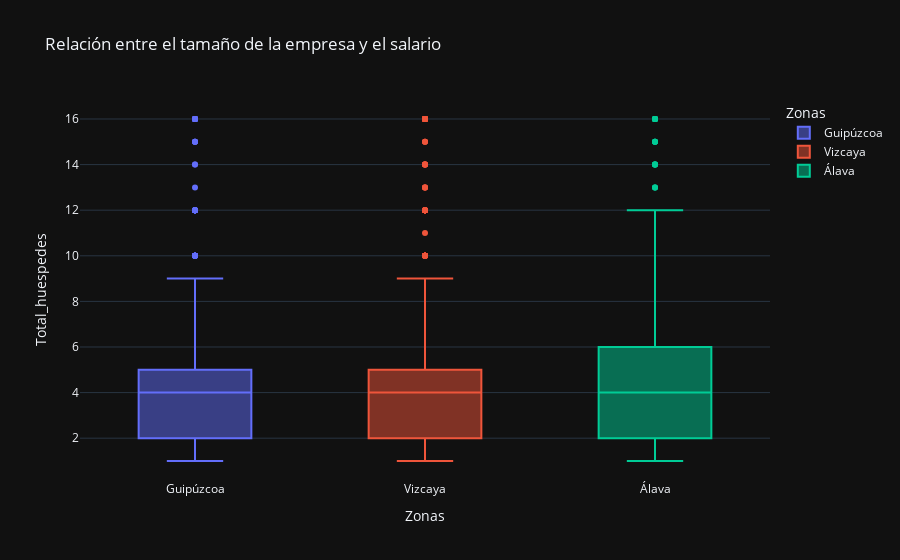

Notebook cell for this chart:
### Code cell
# Testeo de quitar outliers (no funciona correctamente)
fig = px.box(listing, x='Zonas', y='Total_huespedes', 
             title='Relación entre el tamaño de la empresa y el salario', 
             category_orders={"company_size": ["S", "M", "L"]}, # Damos nosotros el orden de las variables (Pequeña,Mediana,Grande)
             template="plotly_dark", color='Zonas') # añadimos color para diferenciar mejor los tamaños de empresa

fig.show()

### Figure 1 — Plotly figure (JSON) as saved in the notebook; plotly's stock layout.template omitted (floating-point values rounded to 4 significant figures; data arrays with more than 128 entries replaced by an {"elided": "..."} marker saying what was removed)
{"data": [{"alignmentgroup": "True", "hovertemplate": "Zonas=%{x}<br>Total_huespedes=%{y}<extra></extra>", "legendgroup": "Guipúzcoa", "marker": {"color": "#636efa"}, "name": "Guipúzcoa", "notched": false, "offsetgroup": "Guipúzcoa", "orientation": "v", "showlegend": true, "type": "box", "x": {"elided": "2806 str values"}, "x0": " ", "xaxis": "x", "y": {"elided": "2806 int values"}, "y0": " ", "yaxis": "y"}, {"alignmentgroup": "True", "hovertemplate": "Zonas=%{x}<br>Total_huespedes=%{y}<extra></extra>", "legendgroup": "Vizcaya", "marker": {"color": "#EF553B"}, "name": "Vizcaya", "notched": false, "offsetgroup": "Vizcaya", "orientation": "v", "showlegend": true, "type": "box", "x": {"elided": "3099 str values"}, "x0": " ", "xaxis": "x", "y": {"elided": "3099 int values"}, "y0": " ", "yaxis": "y"}, {"alignmentgroup": "True", "hovertemplate": "Zonas=%{x}<br>Total_huespedes=%{y}<extra></extra>", "legendgroup": "Álava", "marker": {"color": "#00cc96"}, "name": "Álava", "notched": false, "offsetgroup": "Álava", "orientation": "v", "showlegend": true, "type": "box", "x": {"elided": "519 str values"}, "x0": " ", "xaxis": "x", "y": {"elided": "519 int values"}, "y0": " ", "yaxis": "y"}], "layout": {"boxmode": "overlay", "legend": {"title": {"text": "Zonas"}, "tracegroupgap": 0}, "title": {"text": "Relación entre el tamaño de la empresa y el salario"}, "xaxis": {"anchor": "y", "categoryarray": ["Guipúzcoa", "Vizcaya", "Álava"], "categoryorder": "array", "domain": [0, 1], "title": {"text": "Zonas"}}, "yaxis": {"anchor": "x", "domain": [0, 1], "title": {"text": "Total_huespedes"}}}}
